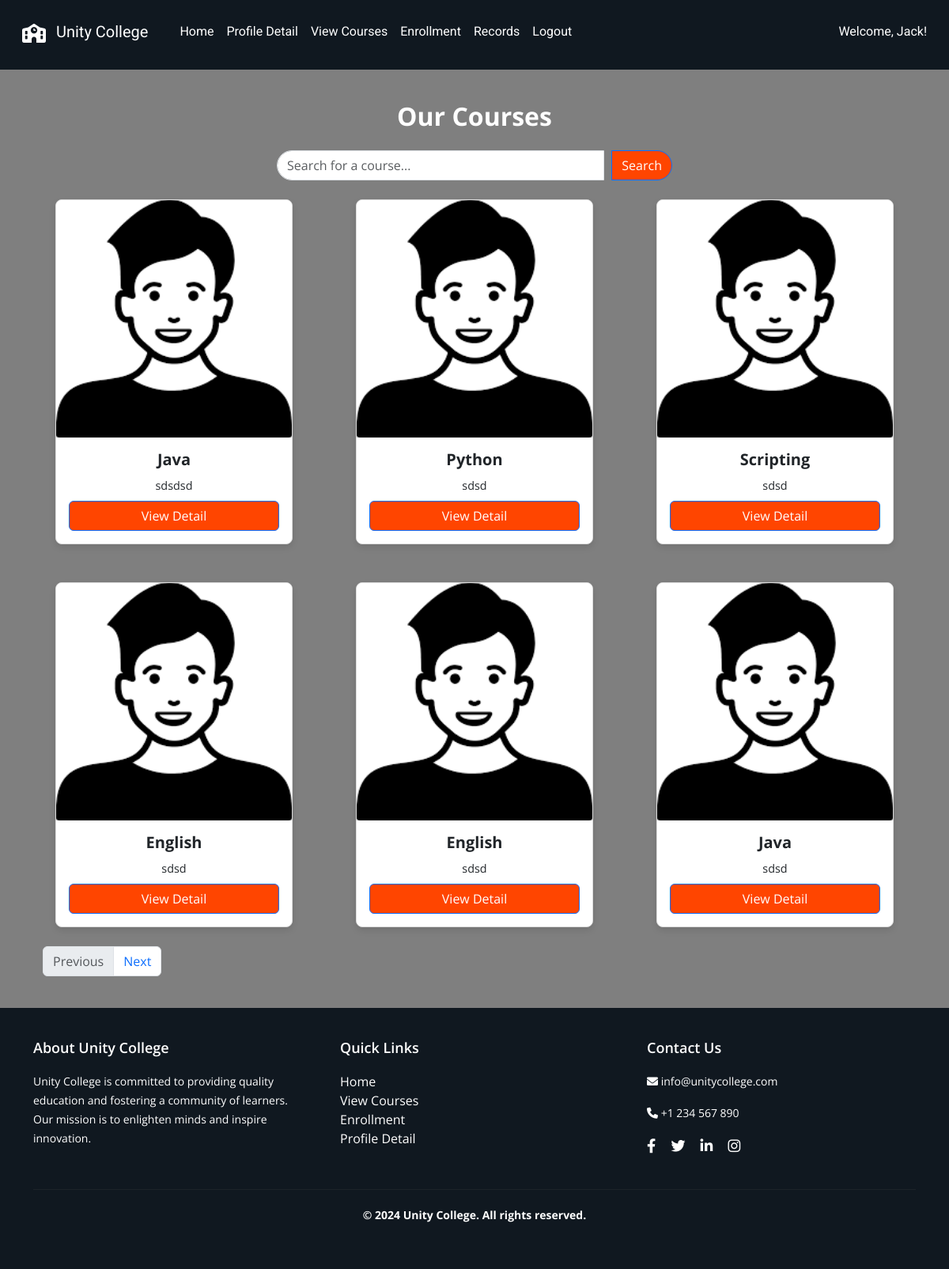
Page /student/courses (signed in) on the committed database.
### tables this page shows
CREATE TABLE "course" (
    "id" INTEGER PRIMARY KEY AUTOINCREMENT,
    "name" TEXT NOT NULL,
    "image" TEXT NOT NULL,
    "description" TEXT NOT NULL,
    "credits" INTEGER NOT NULL,
    "lecturer" TEXT NOT NULL
);

### app.py (the view)
@app.route('/student/courses')
def view_courses():
    if 'username' not in session or session.get('user_type') != 'student':
        return redirect(url_for('student_login'))
    username = session.get('username')
    search_query = request.args.get('search', '')
    try:
        if search_query:
            courses = query_db("SELECT id, name, image, description FROM course WHERE name LIKE ?", ('%' + search_query + '%',))
        else:
            courses = query_db("SELECT id, name, image, description FROM course")
    except Exception as e:
        print(traceback.format_exc())
        courses = []
    return render_template('student/courses.html', courses=courses, username=username)

### dbcontroller.py (called while the page is built)
def query_db(query, args=(), one=False):
    con = sqlite3.connect('advweb.db')
    cur = con.cursor()
    cur.execute(query, args)
    rv = cur.fetchall()
    cur.close()
    con.close()
    return (rv[0] if rv else None) if one else rv

### templates/student/courses.html (shortened to what this page needs)
{% extends "/student/layout.html" %} {% block content %}
<link rel="stylesheet" href="/static/css/student/courses.css" />
<center>
  <div class="container mt-4">
    <h1 class="coursetitle mb-4">Our Courses</h1>
    <form
      method="GET"
      action="{{ url_for('view_courses') }}"
      class="search-form mb-4"
    >
      <div class="input-group">
        <input
          type="text"
          name="search"
          class="form-control"
          placeholder="Search for a course..."
          value="{{ request.args.get('search', '') }}"
        />
        <button class="btn btn-primary" type="submit">Search</button>
      </div>
    </form>
    <div id="courses-list" class="row">
      {% if courses %} {% for course in courses %}
      <div class="col-md-4 mb-4 course-item">
        <div class="card">
          <img
            src="{{ url_for('static', filename='images/courses/' + course[2]) }}"
            class="card-img-top course-img"
            alt="Course Image"
          />
          <div class="card-body">
            <h5 class="card-title">{{ course[1] }}</h5>
            <p class="card-text">{{ course[3] }}</p>
            <a
              href="{{ url_for('course_detail', course_id=course[0]) }}"
              class="btn btn-primary"
              >View Detail</a
            >
          </div>
        </div>
      </div>
      {% endfor %} {% else %}
      <p>No courses available.</p>
      {% endif %}
    </div>
    <nav aria-label="Page navigation">
      <ul class="pagination" id="pagination-controls">
        <li class="page-item" id="previous-page">
          <a class="page-link" href="javascript:void(0)">Previous</a>
        </li>
        <li class="page-item" id="next-page">
          <a class="page-link" href="javascript:void(0)">Next</a>
        </li>
      </ul>
    </nav>
  </div>
</center>
{% endblock %}

### static/css/student/layout.css (style rules this page uses)
html, body { height: 100%; margin: 0; font-family: "Open Sans", sans-serif; }
body { display: flex; flex-direction: column; }
.container { flex: 1; }
.btn-primary { background-color: #ff4500; color: #ffffff; }
body { background-color: #f0f8ff; }

### static/css/student/courses.css (style rules this page uses)
.card { display: flex; flex-direction: column; width: 300px; height: 100%; border: 1px solid #ddd; border-radius: 8px; overflow: hidden; box-shadow: 0 4px 8px rgba(0, 0, 0, 0.1); }
.card-img-top { width: 100%; height: 300px; object-fit: cover; object-position: center; }
.card-body { padding: 1rem; flex-grow: 1; display: flex; flex-direction: column; justify-content: space-between; }
.card-title { font-size: 1.25rem; font-weight: bold; margin-bottom: 10px; }
.card-text { font-size: 0.9rem; margin-bottom: 0.5rem; }
.row { display: flex; flex-wrap: wrap; gap: 1.5rem; }
.col-md-4 { flex: 1 0 30%; }
.mb-4 { margin-bottom: 1.5rem !important; }
body { position: relative; background: url("/static/images/theme/background.jpg") no-repeat center center fixed; background-size: cover; }
body::before { content: ""; position: fixed; top: 0; left: 0; width: 100%; height: 100%; background-color: rgba(0, 0, 0, 0.5); z-index: 0; pointer-events: none; }
.coursetitle { color: white; font-size: 2rem; margin-bottom: 20px; text-align: center; font-weight: bold; z-index: 1; position: relative; }
.search-form { width: 100%; max-width: 500px; margin: 0 auto; }
.search-form .input-group { display: flex; gap: 10px; }
.search-form .form-control { flex: 1; border-radius: 20px 0 0 20px; }
.search-form .btn { border-radius: 0 20px 20px 0; }

### rows in the picture
course: image (picture), name "Java", description "sdsdsd"
course: image (picture), name "Python", description "sdsd"
course: image (picture), name "Scripting", description "sdsd"
course: image (picture), name "English", description "sdsd"
course: image (picture), name "English", description "sdsd"
course: image (picture), name "Java", description "sdsd"

### other values in the picture
{{ username }} "Jack"
